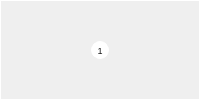
<?xml version="1.0" encoding="UTF-8"?>
<ui version="4.0">
 <class>paneWidget</class>
 <widget class="QWidget" name="paneWidget">
  <property name="geometry">
   <rect>
    <x>0</x>
    <y>0</y>
    <width>200</width>
    <height>100</height>
   </rect>
  </property>
  <property name="minimumSize">
   <size>
    <width>200</width>
    <height>100</height>
   </size>
  </property>
  <property name="maximumSize">
   <size>
    <width>200</width>
    <height>100</height>
   </size>
  </property>
  <property name="windowTitle">
   <string>Form</string>
  </property>
  <property name="styleSheet">
   <string notr="true">QPushButton{
font-family:&quot;微软雅黑&quot;;
font-size:9px;
color:#121212;
background:#ffffff;
border:1px solid #ffffff;
border-radius:9px;
}
QPushButton:checked{
  background:#ffd500;
  border:1px solid #ffd500;
}
QPushButton:disabled
{
  background:rgb(203, 205, 204);
  border:1px solid rgb(203, 205, 204);
}
#widget{
border:1px solid #ffffff;
}
</string>
  </property>
  <layout class="QGridLayout" name="gridLayout">
   <property name="leftMargin">
    <number>0</number>
   </property>
   <property name="topMargin">
    <number>0</number>
   </property>
   <property name="rightMargin">
    <number>0</number>
   </property>
   <property name="bottomMargin">
    <number>0</number>
   </property>
   <property name="spacing">
    <number>0</number>
   </property>
   <item row="0" column="0">
    <widget class="QWidget" name="widget" native="true">
     <layout class="QGridLayout" name="gridLayout_2">
      <item row="0" column="0">
       <widget class="QPushButton" name="pushButton">
        <property name="minimumSize">
         <size>
          <width>18</width>
          <height>18</height>
         </size>
        </property>
        <property name="maximumSize">
         <size>
          <width>18</width>
          <height>18</height>
         </size>
        </property>
        <property name="text">
         <string>1</string>
        </property>
        <property name="checkable">
         <bool>true</bool>
        </property>
       </widget>
      </item>
     </layout>
    </widget>
   </item>
  </layout>
 </widget>
 <resources/>
 <connections/>
</ui>
